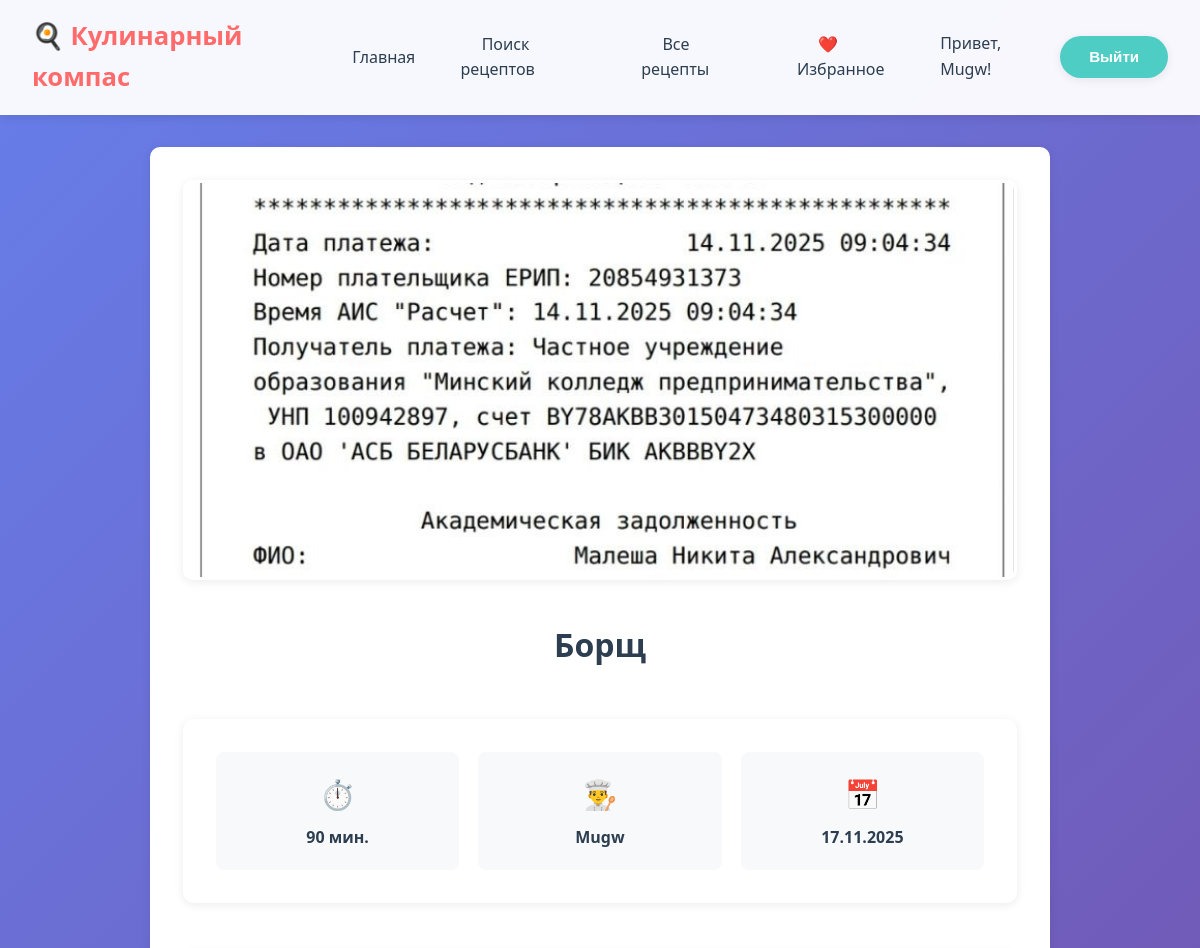
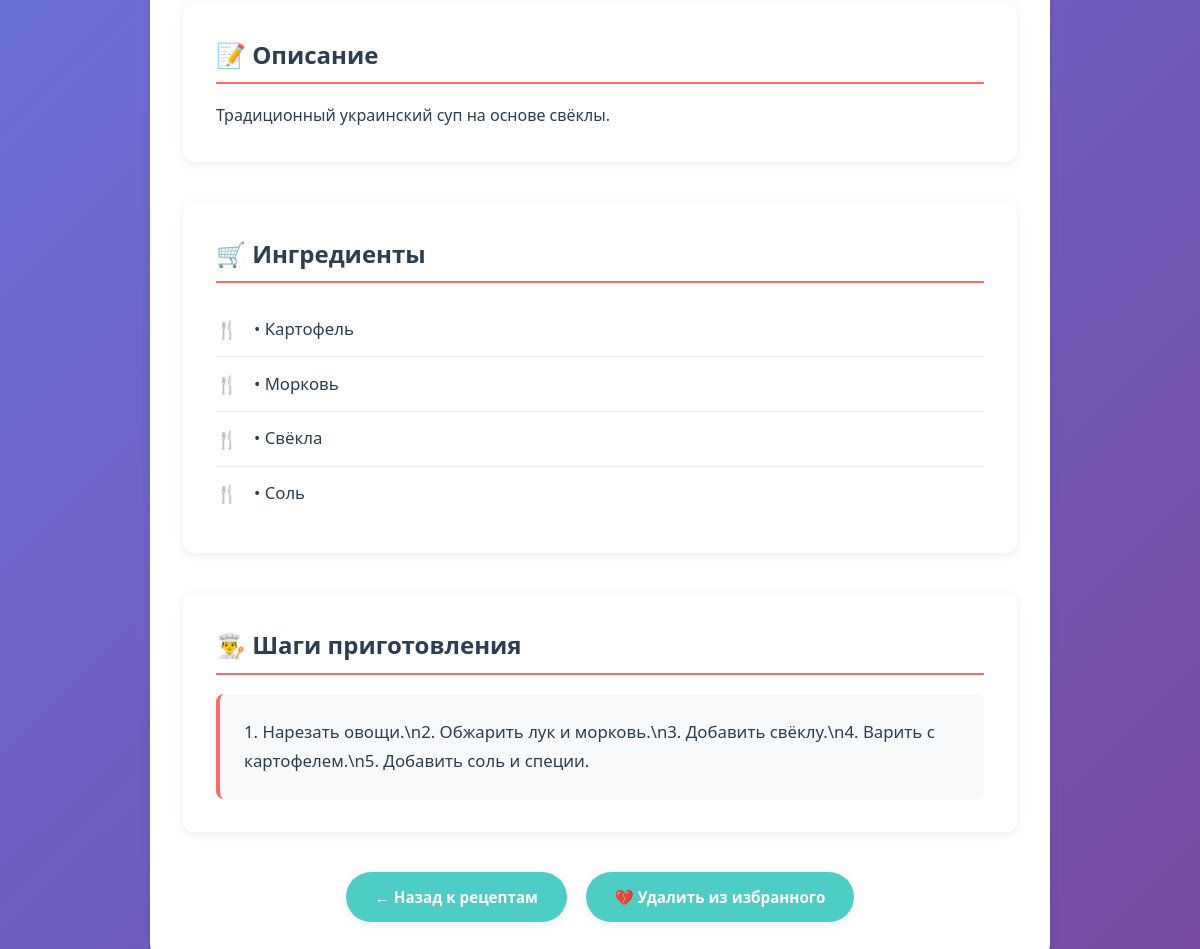
/recipe/1/ (signed in), run on the app's committed database (2 pictures, top to bottom).
### recipes/models.py (models this page shows, shortened)
class Recipe(models.Model):
    title = models.CharField(max_length=200)
    ingredients = models.ManyToManyField(Ingredient)
    description = models.TextField()
    cooking_steps = models.TextField()
    cooking_time = models.PositiveIntegerField(help_text="В минутах")
    image = models.ImageField(upload_to='recipes/', blank=True, null=True)
    author = models.ForeignKey(User, on_delete=models.CASCADE)
    created_at = models.DateTimeField(auto_now_add=True)

class Ingredient(models.Model):
    name = models.CharField(max_length=100, unique=True)

### recipes/views.py (the view)
# urls.py: path('recipe/<int:recipe_id>/', views.recipe_detail, name='recipe_detail'),
def recipe_detail(request, recipe_id):
    recipe = get_object_or_404(Recipe, id=recipe_id)
    is_favorite = False
    if request.user.is_authenticated:
        is_favorite = Favorite.objects.filter(user=request.user, recipe=recipe).exists()
    return render(request, 'recipes/recipe_detail.html', {
        'recipe': recipe,
        'is_favorite': is_favorite
    })

### templates/recipes/recipe_detail.html (shortened to what this page needs)
{% extends 'base.html' %}
{% load static %}
{% block extra_css %}
<link rel="stylesheet" href="{% static 'css/recipes.css' %}">
{% endblock %}
{% block content %}
<div class="recipe-detail">
    <div class="recipe-section">
        {% if recipe.image %}
            <img src="{{ recipe.image.url }}" alt="{{ recipe.title }}" class="recipe-main-image">
        {% endif %}
        <div class="recipe-header">
            <h1>{{ recipe.title }}</h1>
        </div>
        <div class="recipe-meta-grid">
            <div class="recipe-meta-item">
                <div>⏱️</div>
                <div><strong>{{ recipe.cooking_time }} мин.</strong></div>
            </div>
            <div class="recipe-meta-item">
                <div>👨‍🍳</div>
                <div><strong>{{ recipe.author.username }}</strong></div>
            </div>
            <div class="recipe-meta-item">
                <div>📅</div>
                <div><strong>{{ recipe.created_at|date:"d.m.Y" }}</strong></div>
            </div>
        </div>
        <div class="recipe-section">
            <h3>📝 Описание</h3>
            <p>{{ recipe.description }}</p>
        </div>
        <div class="recipe-section">
            <h3>🛒 Ингредиенты</h3>
            <ul class="ingredients-list">
                {% for ingredient in recipe.ingredients.all %}
                    <li>• {{ ingredient.name }}</li>
                {% endfor %}
            </ul>
        </div>
        <div class="recipe-section">
            <h3>👨‍🍳 Шаги приготовления</h3>
            <div class="cooking-steps">{{ recipe.cooking_steps }}</div>
        </div>
        <div class="recipe-actions">
            <a href="{% url 'all_recipes' %}" class="btn btn-secondary">← Назад к рецептам</a>
            {% if user.is_authenticated %}
                {% if is_favorite %}
                    <a href="{% url 'remove_from_favorites' recipe.id %}" class="btn btn-secondary">💔 Удалить из избранного</a>
                {% else %}
                    <a href="{% url 'add_to_favorites' recipe.id %}" class="btn">❤️ Добавить в избранное</a>
                {% endif %}
            {% else %}
                <a href="{% url 'login' %}" class="btn">❤️ Войдите, чтобы добавить в избранное</a>
            {% endif %}
        </div>
    </div>
</div>
{% endblock %}

### templates/base.html (shortened to what this page needs)
<!DOCTYPE html>
<html lang="ru">
<head>
    {% load static %}
    <link rel="stylesheet" href="{% static 'css/base.css' %}">
    <link rel="stylesheet" href="{% static 'css/forms.css' %}">
    {% block extra_css %}{% endblock %}
</head>
<body>
    <nav class="navbar">
        <div class="navbar-container">
            <a href="{% url 'home' %}" class="navbar-brand">🍳 Кулинарный компас</a>
            <ul class="navbar-nav">
                <li><a href="{% url 'home' %}">Главная</a></li>
                <li><a href="{% url 'recipe_search' %}">Поиск рецептов</a></li>
                <li><a href="{% url 'all_recipes' %}">Все рецепты</a></li>
                {% if user.is_authenticated %}
                    <li><a href="{% url 'favorite_recipes' %}">❤️ Избранное</a></li>
                {% endif %}
            </ul>
            <div class="user-info">
                {% if user.is_authenticated %}
                    <span>Привет, {{ user.username }}!</span>
                    <form method="post" action="{% url 'logout' %}" style="display:inline;">
  <button type="submit" class="btn btn-secondary">Выйти</button>
</form>
                {% else %}
                    <a href="{% url 'login' %}" class="btn btn-secondary">Войти</a>
                    <a href="{% url 'register' %}" class="btn">Регистрация</a>
                {% endif %}
            </div>
        </div>
    </nav>
    <div class="container">
        {% block content %}
        {% endblock %}
    </div>
</body>
</html>

### static/css/base.css (style rules this page uses)
:root { --primary-color: #ff6b6b; --primary-light: #ff8e8e; --secondary-color: #4ecdc4; --accent-color: #45b7d1; --text-dark: #2c3e50; --text-light: #7f8c8d; --bg-white: #ffffff; --bg-light: #f8f9fa; --shadow: 0 2px 10px rgba(0, 0, 0, 0.08); --shadow-hover: 0 4px 20px rgba(0, 0, 0, 0.12); --border-radius: 10px; --transition: all 0.2s ease; }
* { margin: 0; padding: 0; box-sizing: border-box; }
body { font-family: 'Segoe UI', Tahoma, Geneva, Verdana, sans-serif; line-height: 1.6; background: linear-gradient(135deg, #667eea 0%, #764ba2 100%); background-attachment: fixed; color: var(--text-dark); min-height: 100vh; }
.navbar { background: rgba(255, 255, 255, 0.95); backdrop-filter: blur(10px); border-bottom: 1px solid rgba(255, 255, 255, 0.3); padding: 1rem 2rem; position: sticky; top: 0; z-index: 1000; box-shadow: 0 2px 10px rgba(0, 0, 0, 0.1); }
.navbar-container { display: flex; justify-content: space-between; align-items: center; max-width: 1200px; margin: 0 auto; }
.navbar-brand { font-size: 1.6rem; font-weight: 700; color: var(--primary-color); text-decoration: none; display: flex; align-items: center; gap: 0.5rem; }
.navbar-nav { display: flex; list-style: none; gap: 1.5rem; align-items: center; }
.navbar-nav a { color: var(--text-dark); text-decoration: none; padding: 0.6rem 1.2rem; border-radius: 25px; transition: var(--transition); font-weight: 500; border: 2px solid transparent; }
.user-info { display: flex; align-items: center; gap: 1rem; }
.user-info span { color: var(--text-dark); font-weight: 500; }
.container { max-width: 1200px; margin: 2rem auto; padding: 0 2rem; }
.btn { display: inline-flex; align-items: center; gap: 0.5rem; padding: 0.8rem 1.8rem; background: var(--primary-color); color: white; text-decoration: none; border-radius: 25px; border: none; cursor: pointer; transition: var(--transition); font-weight: 600; font-size: 0.95rem; box-shadow: var(--shadow); }
.btn-secondary { background: var(--secondary-color); }

### static/css/recipes.css (style rules this page uses)
.recipe-detail { max-width: 900px; margin: 0 auto; }
.recipe-header { text-align: center; margin-bottom: 3rem; }
.recipe-main-image { width: 100%; height: 400px; object-fit: cover; border-radius: var(--border-radius); margin-bottom: 2rem; box-shadow: var(--shadow); border: 3px solid white; }
.recipe-meta-grid { display: grid; grid-template-columns: repeat(auto-fit, minmax(160px, 1fr)); gap: 1.2rem; margin-bottom: 3rem; padding: 2rem; background: var(--bg-white); border-radius: var(--border-radius); box-shadow: var(--shadow); border: 1px solid rgba(255, 255, 255, 0.3); }
.recipe-meta-item { text-align: center; padding: 1.2rem; background: var(--bg-light); border-radius: 8px; transition: var(--transition); }
.recipe-meta-item div:first-child { font-size: 1.8rem; margin-bottom: 0.5rem; }
.recipe-section { margin-bottom: 2.5rem; padding: 2rem; background: var(--bg-white); border-radius: var(--border-radius); box-shadow: var(--shadow); border: 1px solid rgba(255, 255, 255, 0.3); }
.recipe-section h3 { font-size: 1.5rem; font-weight: 600; margin-bottom: 1.2rem; color: var(--text-dark); display: flex; align-items: center; gap: 0.8rem; border-bottom: 2px solid var(--primary-color); padding-bottom: 0.5rem; }
.ingredients-list { list-style: none; padding: 0; }
.ingredients-list li { padding: 0.8rem 0; border-bottom: 1px solid #eee; font-size: 1.05rem; display: flex; align-items: center; gap: 1rem; transition: var(--transition); }
.ingredients-list li::before { content: '🍴'; color: var(--primary-color); font-size: 1.1rem; }
.ingredients-list li:last-child { border-bottom: none; }
.cooking-steps { white-space: pre-line; line-height: 1.7; font-size: 1.05rem; padding: 1.5rem; background: var(--bg-light); border-radius: 8px; border-left: 4px solid var(--primary-color); }
.recipe-actions { display: flex; gap: 1.2rem; margin-top: 2.5rem; flex-wrap: wrap; justify-content: center; }

### data on the page
Recipe: image (picture), title "Борщ", cooking_time "90", author.username "Mugw", created_at "17.11.2025", description "Традиционный украинский суп на основе свёклы.", cooking_steps "1. Нарезать овощи.\\n2. Обжарить лук и морковь.\\n3. Добавить свёклу.\\n4. Варить с картофелем.\\n5. Добавить соль и специи."
Ingredient: name "Картофель"
Ingredient: name "Морковь"
Ingredient: name "Свёкла"
Ingredient: name "Соль"

### other printed values
{{ user.username }} "Mugw"
